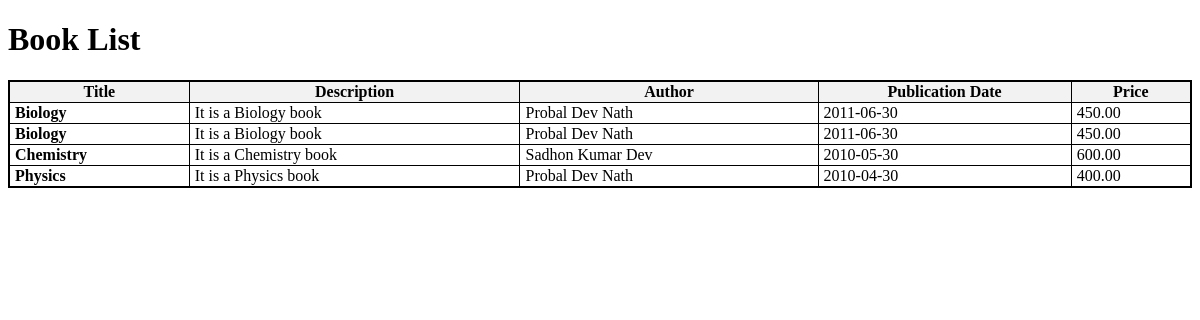
Page /books/list/ on the committed database.
### books/models.py (models this page shows, shortened)
class Book(models.Model):
    author = models.ForeignKey(Author, on_delete=models.CASCADE)
    title = models.CharField(max_length=100)
    description = models.TextField(null=True, blank=True)
    publication_date = models.DateField(null=True, blank=True)
    price = models.DecimalField(max_digits=10, decimal_places=2, null=True, blank=True)
    author=models.ForeignKey(Author,on_delete=models.CASCADE)
    publisher = models.ForeignKey('Publisher', on_delete=models.CASCADE, null=True, blank=True)

class Author(models.Model):
    name = models.CharField(max_length=100)
    birth_date = models.DateField(null=True, blank=True)

### books/views.py (the view)
# urls.py: path('books/list/', views.BookListView.as_view(), name='show book list'),
class BookListView(ListView):
    model = Book
    template_name = 'hello.html'
    context_object_name = 'books'

### templates/hello.html (shortened to what this page needs)
<!DOCTYPE html>
<html>
<head>
</head>
<body>
    <h1>Book List</h1>
    <table>
        <tr>
            <th>Title</th>
            <th>Description</th>
            <th>Author</th>
            <th>Publication Date</th>
            <th>Price</th>
        </tr>
        {% if books %}
            {% for book in books|dictsort:"title" %}
                <tr>
                    <td style="font-weight:bold;">
                        {{ book.title }}
                    </td>
                    <td>
                        {{ book.description|truncatewords:20 }}
                    </td>
                    <td>
                        {{ book.author.name }}
                    </td>
                    <td>
                        {{ book.publication_date|date:'Y-m-d' }}
                    </td>
                    <td>
                        {{ book.price }}
                    </td>
                </tr>
            {% endfor %}
        {% else %}
            <tr>
                <td colspan="3">No books found</td>
            </tr>
        {% endif %}
    </table>
</body>
</html>

### templates/hello.html (style rules this page uses)
table { width: 100%; border-collapse: collapse; border : 2px solid black; }
td { padding-left: 5px; padding-right: 5px; border : 1px solid black; }
th { background-color: #f2f2f2; border : 1px solid black; }

### rows in the picture
Book: title "Biology", description "It is a Biology book", author.name "Probal Dev Nath", publication_date "2011-06-30", price "450.00"
Book: title "Biology", description "It is a Biology book", author.name "Probal Dev Nath", publication_date "2011-06-30", price "450.00"
Book: title "Chemistry", description "It is a Chemistry book", author.name "Sadhon Kumar Dev", publication_date "2010-05-30", price "600.00"
Book: title "Physics", description "It is a Physics book", author.name "Probal Dev Nath", publication_date "2010-04-30", price "400.00"
